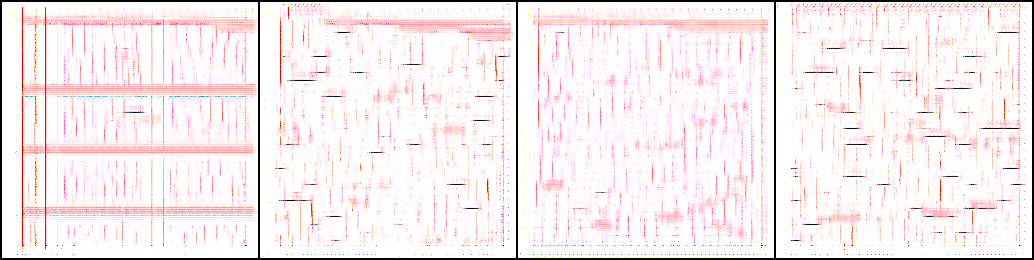
#> input picture y_fake_epoch_21.png, 1034 x 260 px; its folder holds only this picture in this run
$ python -i create_signal_targets.py   (imports and definitions only)
#> lines starting #> are read from the running program, lines starting #| are printed output that depends on the picture; after the words box and inside, x2 and y2 are one past the last pixel; in counts of white or black regions, pixels touching at a corner belong together
import cv2
import numpy as np
import os
from tqdm import tqdm
import glob

# --- CONFIGURATION ---
INPUT_DIR = 'data_synthesis/output/targets/'
OUTPUT_DIR = 'data_synthesis/output/signal_targets_final/'
# ---------------------

def create_signal_only_image(img_path, output_path):
    """
    Loads a clean ECG plot, isolates all BLACK elements (signal + text)
    using color-based masking, and saves them on a PURE WHITE background.
    """
#> called with img_path = '../../y_fake_epoch_21.png', output_path = 'out.png'
    try:
        img = cv2.imread(img_path)
#> img is the input picture: shape (260, 1034, 3); mean B, G, R 237.6, 238, 247.5
        if img is None:
            print(f"Warning: Could not read {img_path}")
            return

        # --- Create a pure white background ---
        white_bg = np.ones_like(img, dtype=np.uint8) * 255

        # --- Convert to HSV color space ---
        hsv = cv2.cvtColor(img, cv2.COLOR_BGR2HSV)
#> hsv: shape (260, 1034, 3); mean H, S, V 38.1, 12.8, 247.8

        # --- Define color range for BLACK ---
        # We define "black" as pixels with very low Value (brightness)
        # Hue and Saturation can be anything
        lower_black = np.array([0, 0, 0])
        upper_black = np.array([180, 255, 50]) # Max Hue, Max Sat, Low Val

        # Create the mask for black pixels
        mask = cv2.inRange(hsv, lower_black, upper_black)
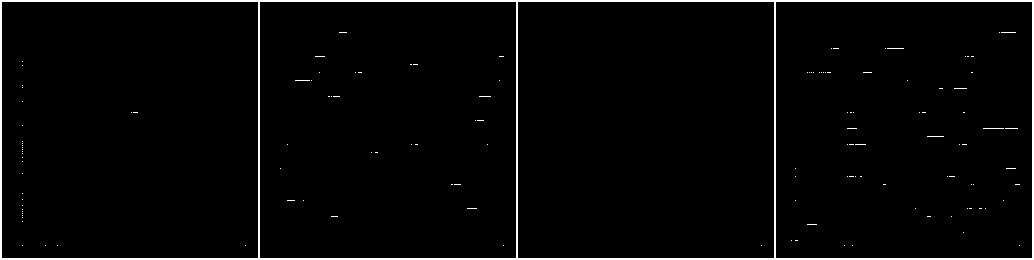
#> mask: shape (260, 1034); 2.6% white; 131 white regions (129 under 20 px), largest, box (x1, y1, x2, y2) and area: (0, 0, 1034, 260) 6696, (983, 128, 1004, 129) 21

        # --- LOGIC FIX ---
        # Convert single-channel mask back to 3 channels
        mask_3ch = cv2.cvtColor(mask, cv2.COLOR_GRAY2BGR)

        # Where the mask is 255 (black), draw black.
        # Everywhere else, draw white.
        signal_only_img = np.where(mask_3ch == 255, (0, 0, 0), white_bg)

        cv2.imwrite(output_path, signal_only_img)

    except Exception as e:
        print(f"Error processing {img_path}: {e}")

def main():
    print(f"--- Starting FULL dataset generation [v3 - HSV Masking] ---")
    print(f"Input dir: {INPUT_DIR}")
    print(f"Output dir: {OUTPUT_DIR}")

    os.makedirs(OUTPUT_DIR, exist_ok=True)

    target_files = sorted(glob.glob(os.path.join(INPUT_DIR, '*.png')))

    if not target_files:
        print(f"Error: No .png files found in {INPUT_DIR}")
        return

    # Process ALL files
    print(f"Found {len(target_files)} files to process.")

    for filename in tqdm(target_files, desc="Generating All Signal Targets"):
        output_filename = os.path.basename(filename)
        output_path = os.path.join(OUTPUT_DIR, output_filename)
        create_signal_only_image(filename, output_path)

    print(f"Done. Generated {len(target_files)} images in {OUTPUT_DIR}")

# [2 lines not run here, left out]

>>> result = create_signal_only_image('../../y_fake_epoch_21.png', 'out.png')

$ run again, on y_fake_epoch_29.png
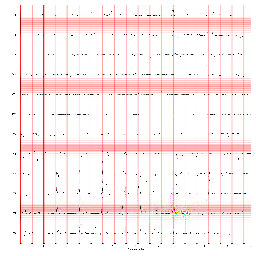
#> input picture y_fake_epoch_29.png, 256 x 256 px
#> in create_signal_only_image, img is the input picture: shape (256, 256, 3); mean B, G, R 237, 237, 252.4
#> hsv: shape (256, 256, 3); mean H, S, V 11.4, 17.2, 252.6
#> in create_signal_only_image, `mask = cv2.inRange(hsv, lower_black, upper_black)`:
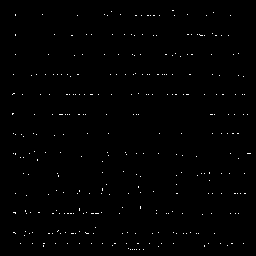
#> mask: shape (256, 256); 0.6% white in thin lines or dots, all inside (x1, y1, x2, y2) = (12, 10, 251, 250)

$ run again, on y_fake_epoch_6.png
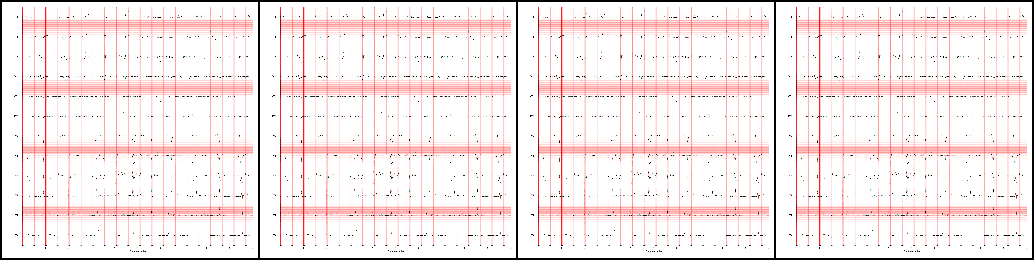
#> input picture y_fake_epoch_6.png, 1034 x 260 px
#> in create_signal_only_image, img is the input picture: shape (260, 1034, 3); mean B, G, R 231, 231.1, 246.1
#> hsv: shape (260, 1034, 3); mean H, S, V 15.8, 16.8, 246.3
#> in create_signal_only_image, `mask = cv2.inRange(hsv, lower_black, upper_black)`:
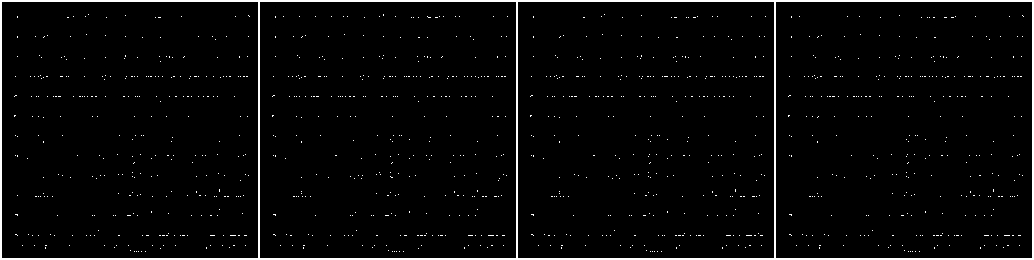
#> mask: shape (260, 1034); 3.1% white; 1208 white regions (1207 under 20 px), largest, box (x1, y1, x2, y2) and area: (0, 0, 1034, 260) 6696
